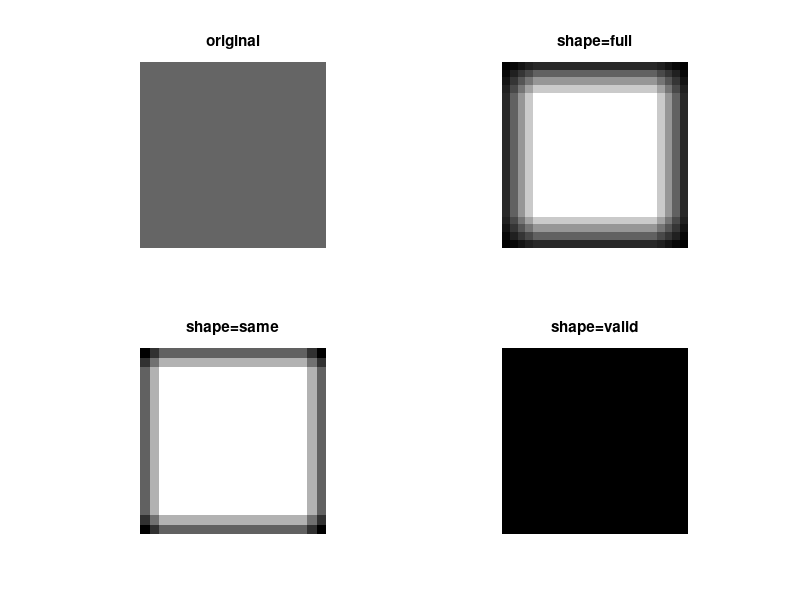

Write the MATLAB code that produced this figure. (Note: this script raises an error after producing the figure.)
%% Question 1

flat_test1 = ones(20)*100; % creating flat test image
constant_kernel1 = ones(5).*3; % creating kernel
size(flat_test1)
full_shape1 = conv2(flat_test1, constant_kernel1, "full"); % creating convoluted image with 'full' shape
size(full_shape1) % size of matrix
same_shape1 = conv2(flat_test1, constant_kernel1, "same"); % creating convoluted image with 'same' shape
size(same_shape1) % size of matrix
valid_shape1 = conv2(flat_test1, constant_kernel1, "valid"); % creating convoluted image with 'valid' shape
size(valid_shape1) % size of matrix

figure
subplot(2,2,1)
imshow(flat_test1, [0,255])
title("original")
subplot(2,2,2)
imshow(full_shape1, [])
title("shape=full")
subplot(2,2,3)
imshow(same_shape1, [])
title("shape=same")
subplot(2,2,4)
imshow(valid_shape1, [])
title("shape=valid")

%% Question 2

einstein_blur = im2double(imread("EINSTEIN_8bit-blur.tif"));
einstein_img = im2double(imread("EINSTEIN_8bit.tif"));
gauss_filter = fspecial('gaussian', 13, 7); % creating kernel
einstein_gauss_blur = conv2(einstein_blur, gauss_filter, "same"); % convoluting
einstein_edges = einstein_blur - einstein_gauss_blur; % creating edges
sharpened_einstein = einstein_blur + einstein_edges; % addiing edges
%{
parameters: hsize, sigma
%}

figure
subplot(1,3,1)
imshow(einstein_blur, [])
title("original blurred image")
subplot(1,3,2)
imshow(sharpened_einstein, [])
title("sharpened image")
subplot(1,3,3)
imshow(einstein_img, [])
title("original sharp image")

% figure
% for i=2:17
%     subplot(4,4,i-1)
%     filter_test = fspecial('gaussian', 13, i); % creating kernel
%     img_blurred = conv2(einstein_blur, filter_test, "same"); % convoluting
%     img_edges = einstein_blur - img_blurred; % creating edges
%     img_sharp = einstein_blur + einstein_edges;
%     imshow(img_sharp)
% end

%% Question 3
tumor_img = load("TUMOR.MAT").tumor; % loading tumor image
sobel_filter = fspecial("sobel"); % creating filter
tumor_sobel = imfilter(tumor_img, sobel_filter); % filtering image
tumor_sobel_img = uint8(255 * mat2gray(tumor_sobel)); % modifying image
tumor_threshold = im2bw(tumor_sobel_img,0.55); % thresholding filtered image
figure
subplot(1,3,1)
imshow(tumor_img, [])
title("original tumor image")
subplot(1,3,2)
imshow(tumor_sobel_img)
title("tumor with sobel edge detection")
subplot(1,3,3)
imshow(tumor_threshold)
title("tumor with threshold applied")

%% Question 4

% creating filtered images
edges_img = load("edges.MAT").edges;
sobel_edges = edge(edges_img,"sobel");
prewitt_edges = edge(edges_img, "prewitt");
roberts_edges = edge(edges_img, "roberts");
log_edges = edge(edges_img, "log");
zc_edges = edge(edges_img,"zerocross");
canny_edges = edge(edges_img, "canny");

% displaying filtered images
figure
subplot(2,4,1)
imshow(edges_img, [])
title("original image")
subplot(2,4,2)
imshow(sobel_edges, [])
title("sobel edge detection")
subplot(2,4,3)
imshow(prewitt_edges, [])
title("prewitt edge detection")
subplot(2,4,4)
imshow(roberts_edges, [])
title("roberts edge detection")
subplot(2,4,5)
imshow(log_edges, [])
title("log edge detection")
subplot(2,4,6)
imshow(zc_edges, [])
title("zerocross edge detection")
subplot(2,4,7)
imshow(canny_edges, [])
title("canny edge detection")

disk = load("disk_img.mat").disk_img;
sobel_disk = edge(disk, "sobel");
figure
subplot(1,2,1)
imshow(disk, [])
subplot(1,2,2)
imshow(sobel_disk, [])



